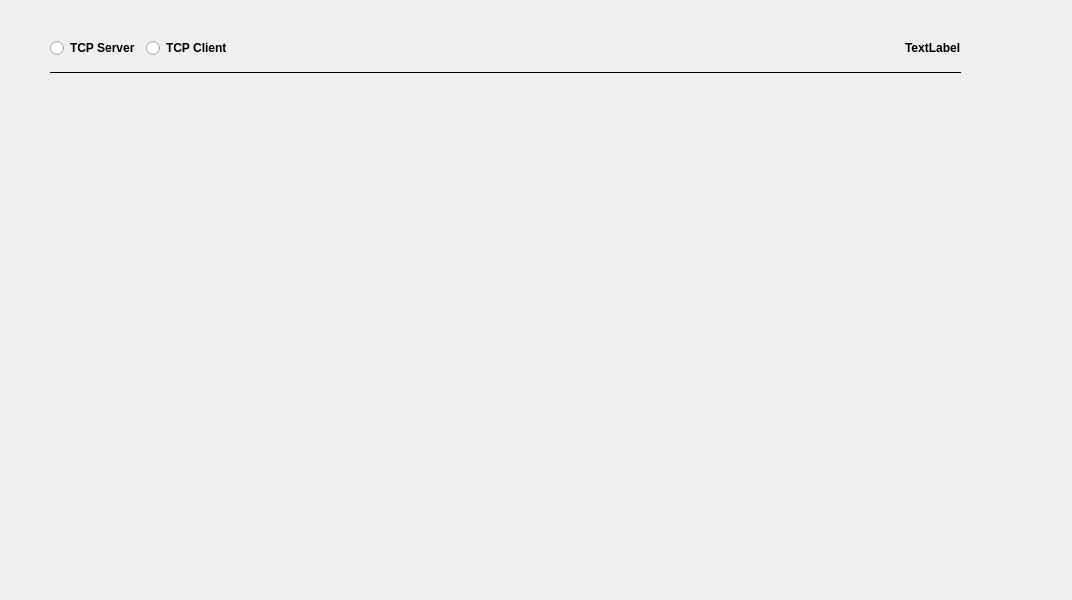
<?xml version="1.0" encoding="UTF-8"?>
<ui version="4.0">
 <class>Widget</class>
 <widget class="QWidget" name="Widget">
  <property name="geometry">
   <rect>
    <x>0</x>
    <y>0</y>
    <width>1072</width>
    <height>600</height>
   </rect>
  </property>
  <property name="minimumSize">
   <size>
    <width>800</width>
    <height>600</height>
   </size>
  </property>
  <property name="windowTitle">
   <string>Net_Serial_Test</string>
  </property>
  <property name="windowIcon">
   <iconset>
    <normaloff>img/logo.png</normaloff>img/logo.png</iconset>
  </property>
  <widget class="QWidget" name="verticalLayoutWidget">
   <property name="geometry">
    <rect>
     <x>40</x>
     <y>30</y>
     <width>931</width>
     <height>521</height>
    </rect>
   </property>
   <layout class="QVBoxLayout" name="layoutBase">
    <property name="leftMargin">
     <number>10</number>
    </property>
    <property name="topMargin">
     <number>10</number>
    </property>
    <property name="rightMargin">
     <number>10</number>
    </property>
    <property name="bottomMargin">
     <number>10</number>
    </property>
    <item>
     <layout class="QHBoxLayout" name="horizontalLayout">
      <item>
       <widget class="QRadioButton" name="rBtn_server">
        <property name="minimumSize">
         <size>
          <width>0</width>
          <height>16</height>
         </size>
        </property>
        <property name="maximumSize">
         <size>
          <width>16777215</width>
          <height>16</height>
         </size>
        </property>
        <property name="font">
         <font>
          <weight>75</weight>
          <bold>true</bold>
         </font>
        </property>
        <property name="text">
         <string>TCP Server</string>
        </property>
       </widget>
      </item>
      <item>
       <widget class="QRadioButton" name="rBtn_client">
        <property name="minimumSize">
         <size>
          <width>0</width>
          <height>16</height>
         </size>
        </property>
        <property name="maximumSize">
         <size>
          <width>16777215</width>
          <height>16</height>
         </size>
        </property>
        <property name="font">
         <font>
          <weight>75</weight>
          <bold>true</bold>
         </font>
        </property>
        <property name="text">
         <string>TCP Client</string>
        </property>
       </widget>
      </item>
      <item>
       <spacer name="horizontalSpacer">
        <property name="orientation">
         <enum>Qt::Horizontal</enum>
        </property>
        <property name="sizeHint" stdset="0">
         <size>
          <width>40</width>
          <height>0</height>
         </size>
        </property>
       </spacer>
      </item>
      <item>
       <widget class="QLabel" name="lb_protected">
        <property name="minimumSize">
         <size>
          <width>0</width>
          <height>16</height>
         </size>
        </property>
        <property name="maximumSize">
         <size>
          <width>16777215</width>
          <height>16</height>
         </size>
        </property>
        <property name="font">
         <font>
          <weight>75</weight>
          <bold>true</bold>
         </font>
        </property>
        <property name="text">
         <string>TextLabel</string>
        </property>
       </widget>
      </item>
     </layout>
    </item>
    <item>
     <widget class="QLabel" name="label">
      <property name="maximumSize">
       <size>
        <width>16777215</width>
        <height>20</height>
       </size>
      </property>
      <property name="frameShape">
       <enum>QFrame::HLine</enum>
      </property>
      <property name="text">
       <string/>
      </property>
     </widget>
    </item>
    <item>
     <widget class="QWidget" name="widget_form" native="true"/>
    </item>
   </layout>
  </widget>
 </widget>
 <layoutdefault spacing="6" margin="11"/>
 <resources/>
 <connections/>
</ui>
